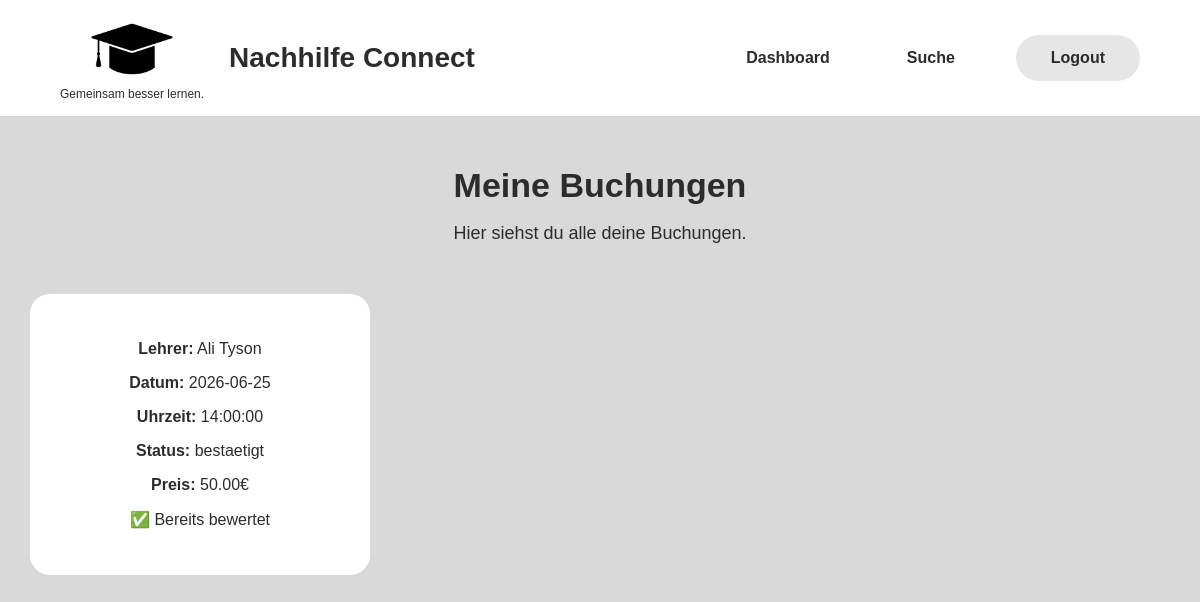
Screenshot of /meine-buchungen (signed in) with the database file from the repository.
### models.py (models this page shows)
class Buchung(db.Model):
    __tablename__ = "buchung"
    id = db.Column(db.Integer, primary_key=True)
    schüler_id = db.Column(db.Integer, db.ForeignKey("users.id"), nullable=False)
    lehrer_id = db.Column(db.Integer, db.ForeignKey("users.id"), nullable=False)
    fach_id = db.Column(db.Integer, db.ForeignKey("fach.id"), nullable=False)
    schueler = db.relationship('User', foreign_keys=[schüler_id])
    lehrer = db.relationship('User', foreign_keys=[lehrer_id])
    bewertung = db.relationship('Bewertung', uselist=False)
    datum = db.Column(db.Date, nullable=False)
    uhrzeit = db.Column(db.Time, nullable=False)
    dauer_stunden = db.Column(db.Integer, nullable=False)
    gesamtpreis = db.Column(db.Numeric(8, 2), nullable=False)
    unterrichtsart = db.Column(db.String(30), nullable=False)
    zahlungsart = db.Column(db.String(30), nullable=False)
    status = db.Column(db.String(30), nullable=False, default="anfrage")
    nachricht = db.Column(db.Text, nullable=True)
    erstellt_am = db.Column(db.DateTime, nullable=False, default=datetime.utcnow)

class User(db.Model):
    __tablename__ = "users"
    id = db.Column(db.Integer, primary_key=True)
    vorname = db.Column(db.String(100), nullable=False)
    nachname = db.Column(db.String(100), nullable=False)
    rolle = db.Column(db.String(20), nullable=False)                   #Schüler / lehrer
    ist_gesperrt = db.Column(
        db.Boolean,
        nullable=False,
        default=False
    )
    telefon = db.Column(db.String(30), nullable=True)
    email = db.Column(db.String(120), unique=True, nullable=False)
    passwort = db.Column(db.String(255), nullable=False)
    buchungen_als_lehrer = db.relationship('Buchung', foreign_keys='Buchung.lehrer_id')

### app.py (the view)
@app.route('/meine-buchungen')
def my_bookings():
    if 'user_id' not in session or session.get('rolle') != 'schueler':
        flash("Bitte als Schüler einloggen.")
        return redirect(url_for('login'))
    schueler_id = session['user_id']
    buchungen = Buchung.query.filter_by(schüler_id=schueler_id).all()
    return render_template('my_bookings.html', buchungen=buchungen)

### templates/my_bookings.html (shortened to what this page needs)
<!DOCTYPE html>
<html lang="de">
<head>
    <link rel="stylesheet" href="{{ url_for('static', filename='css/style.css') }}">
</head>
<body>
    <header>
    <div class="header-left">
        <div class="logo">
            <img src="{{ url_for('static', filename='images/logo.png') }}" alt="Nachhilfe Connect Logo">
            <p>Gemeinsam besser lernen.</p>
        </div>
        <h1>Nachhilfe Connect</h1>
        </div>
        <nav>
            <ul>
                <li><a href="{{ url_for('student_dashboard') }}">Dashboard</a></li>
                <li><a href="{{ url_for('teacher_search') }}">Suche</a></li>
                <li><a class="login-button" href="{{ url_for('logout') }}">Logout</a></li>
            </ul>
        </nav>
    </header>
    <main>
        <section class="dashboard-header">
            <h2>Meine Buchungen</h2>
            <p>Hier siehst du alle deine Buchungen.</p>
        </section>
        <section class="requests-list">
            {% if buchungen %}
                {% for buchung in buchungen %}
                <div class="dashboard-card">
                    <p><strong>Lehrer:</strong> {{ buchung.lehrer.vorname }} {{ buchung.lehrer.nachname }}</p>
                    <p><strong>Datum:</strong> {{ buchung.datum }}</p>
                    <p><strong>Uhrzeit:</strong> {{ buchung.uhrzeit }}</p>
                    <p><strong>Status:</strong> {{ buchung.status }}</p>
                    <p><strong>Preis:</strong> {{ buchung.gesamtpreis }}€</p>
                {% if buchung.status == 'bestaetigt' and not buchung.bewertung %}
                    <a href="{{ url_for('bewertung_abgeben', buchung_id=buchung.id) }}" class="bewertung-btn">
                       Bewertung abgeben
                     </a>
                {% elif buchung.status == 'bestaetigt' and buchung.bewertung %}
                    <p>✅ Bereits bewertet</p>
                {% endif %}
            </div>
            {% endfor %}
        {% else %}
            <p>Du hast noch keine Buchungen.</p>
        {% endif %}
    </section>
</main>
</body>
</html>

### static/css/style.css (style rules this page uses)
body { margin: 0; font-family: Arial, sans-serif; color: #2c2c2c; background-color: #d9d9d9; }
header { background-color: #ffffff; padding: 15px 60px; display: flex; justify-content: space-between; align-items: center; }
.logo { text-align: center; }
.logo img { max-width: 90px; height: auto; }
.logo p { font-size: 12px; margin: 0; }
header h1 { font-size: 28px; margin: 0; }
.header-left { display: flex; align-items: center; gap: 25px; }
nav ul { list-style-type: none; margin: 0; padding: 0; overflow: hidden; display: flex; align-items: center; gap: 45px; }
nav li { float: left; }
nav li a { display: block; color: #2c2c2c; text-align: center; padding: 14px 16px; text-decoration: none; font-weight: bold; }
.login-button { background-color: #e6e6e6; border-radius: 30px; padding: 14px 35px; }
.dashboard-header { text-align: center; margin-top: 50px; }
.dashboard-header h2 { font-size: 34px; margin-bottom: 10px; }
.dashboard-header p { font-size: 18px; }
.dashboard-card { background-color: white; width: 280px; padding: 30px; border-radius: 20px; text-align: center; }
.requests-list { display: flex; flex-direction: column; gap: 25px; margin: 50px 30px; }

### rows the page displays
Buchung: lehrer.vorname "Ali", lehrer.nachname "Tyson", datum "2026-06-25", uhrzeit "14:00:00", status "bestaetigt", gesamtpreis "50.00", shows "✅ Bereits bewertet"
